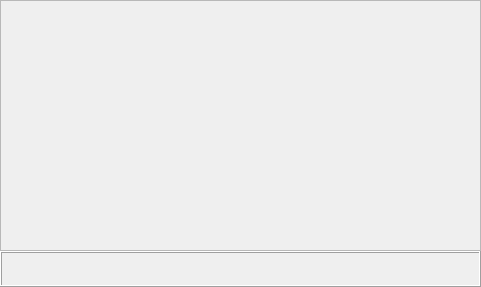
<?xml version="1.0" encoding="UTF-8"?>
<ui version="4.0">
 <class>PreviewDialog</class>
 <widget class="QDialog" name="PreviewDialog">
  <property name="geometry">
   <rect>
    <x>0</x>
    <y>0</y>
    <width>481</width>
    <height>287</height>
   </rect>
  </property>
  <property name="minimumSize">
   <size>
    <width>320</width>
    <height>280</height>
   </size>
  </property>
  <property name="baseSize">
   <size>
    <width>0</width>
    <height>0</height>
   </size>
  </property>
  <property name="windowTitle">
   <string>图片查看器</string>
  </property>
  <property name="autoFillBackground">
   <bool>false</bool>
  </property>
  <property name="sizeGripEnabled">
   <bool>false</bool>
  </property>
  <layout class="QGridLayout" name="gridLayout_2">
   <property name="margin">
    <number>0</number>
   </property>
   <property name="spacing">
    <number>0</number>
   </property>
   <item row="0" column="0">
    <widget class="QScrollArea" name="scrollArea">
     <property name="verticalScrollBarPolicy">
      <enum>Qt::ScrollBarAlwaysOff</enum>
     </property>
     <property name="horizontalScrollBarPolicy">
      <enum>Qt::ScrollBarAlwaysOff</enum>
     </property>
     <property name="widgetResizable">
      <bool>true</bool>
     </property>
     <property name="alignment">
      <set>Qt::AlignCenter</set>
     </property>
     <widget class="QWidget" name="scrollAreaWidgetContents">
      <property name="geometry">
       <rect>
        <x>0</x>
        <y>0</y>
        <width>477</width>
        <height>247</height>
       </rect>
      </property>
      <layout class="QGridLayout" name="gridLayout">
       <property name="margin">
        <number>0</number>
       </property>
       <property name="spacing">
        <number>0</number>
       </property>
       <item row="0" column="0">
        <widget class="QLabel" name="pictureLabel">
         <property name="text">
          <string/>
         </property>
         <property name="alignment">
          <set>Qt::AlignCenter</set>
         </property>
        </widget>
       </item>
      </layout>
     </widget>
    </widget>
   </item>
   <item row="1" column="0">
    <widget class="QFrame" name="pannelFrame">
     <property name="sizePolicy">
      <sizepolicy hsizetype="Preferred" vsizetype="Preferred">
       <horstretch>0</horstretch>
       <verstretch>0</verstretch>
      </sizepolicy>
     </property>
     <property name="minimumSize">
      <size>
       <width>0</width>
       <height>36</height>
      </size>
     </property>
     <property name="maximumSize">
      <size>
       <width>16777215</width>
       <height>36</height>
      </size>
     </property>
     <property name="frameShape">
      <enum>QFrame::Box</enum>
     </property>
     <property name="frameShadow">
      <enum>QFrame::Raised</enum>
     </property>
     <layout class="QHBoxLayout" name="horizontalLayout">
      <property name="spacing">
       <number>0</number>
      </property>
      <property name="margin">
       <number>0</number>
      </property>
      <item>
       <spacer name="horizontalSpacer">
        <property name="orientation">
         <enum>Qt::Horizontal</enum>
        </property>
        <property name="sizeHint" stdset="0">
         <size>
          <width>40</width>
          <height>20</height>
         </size>
        </property>
       </spacer>
      </item>
      <item>
       <widget class="QPushButton" name="zoomInPushButton">
        <property name="sizePolicy">
         <sizepolicy hsizetype="Fixed" vsizetype="Fixed">
          <horstretch>0</horstretch>
          <verstretch>0</verstretch>
         </sizepolicy>
        </property>
        <property name="maximumSize">
         <size>
          <width>32</width>
          <height>32</height>
         </size>
        </property>
        <property name="toolTip">
         <string>放大</string>
        </property>
        <property name="text">
         <string/>
        </property>
        <property name="icon">
         <iconset resource="images.qrc">
          <normaloff>:/images/zoom_in.png</normaloff>:/images/zoom_in.png</iconset>
        </property>
        <property name="iconSize">
         <size>
          <width>32</width>
          <height>32</height>
         </size>
        </property>
        <property name="autoDefault">
         <bool>false</bool>
        </property>
        <property name="flat">
         <bool>true</bool>
        </property>
       </widget>
      </item>
      <item>
       <widget class="QPushButton" name="zoomOutPushButton">
        <property name="sizePolicy">
         <sizepolicy hsizetype="Fixed" vsizetype="Fixed">
          <horstretch>0</horstretch>
          <verstretch>0</verstretch>
         </sizepolicy>
        </property>
        <property name="maximumSize">
         <size>
          <width>32</width>
          <height>32</height>
         </size>
        </property>
        <property name="toolTip">
         <string>缩小</string>
        </property>
        <property name="autoFillBackground">
         <bool>false</bool>
        </property>
        <property name="text">
         <string/>
        </property>
        <property name="icon">
         <iconset resource="images.qrc">
          <normaloff>:/images/zoom_out.png</normaloff>:/images/zoom_out.png</iconset>
        </property>
        <property name="iconSize">
         <size>
          <width>32</width>
          <height>32</height>
         </size>
        </property>
        <property name="autoDefault">
         <bool>false</bool>
        </property>
        <property name="flat">
         <bool>true</bool>
        </property>
       </widget>
      </item>
      <item>
       <widget class="QPushButton" name="zoomResetPushButton">
        <property name="sizePolicy">
         <sizepolicy hsizetype="Fixed" vsizetype="Fixed">
          <horstretch>0</horstretch>
          <verstretch>0</verstretch>
         </sizepolicy>
        </property>
        <property name="maximumSize">
         <size>
          <width>32</width>
          <height>32</height>
         </size>
        </property>
        <property name="toolTip">
         <string>实际大小</string>
        </property>
        <property name="autoFillBackground">
         <bool>false</bool>
        </property>
        <property name="text">
         <string/>
        </property>
        <property name="icon">
         <iconset resource="images.qrc">
          <normaloff>:/images/zoom_reset.png</normaloff>:/images/zoom_reset.png</iconset>
        </property>
        <property name="iconSize">
         <size>
          <width>32</width>
          <height>32</height>
         </size>
        </property>
        <property name="autoDefault">
         <bool>false</bool>
        </property>
        <property name="flat">
         <bool>true</bool>
        </property>
       </widget>
      </item>
      <item>
       <widget class="QPushButton" name="fitWindowPushButton">
        <property name="sizePolicy">
         <sizepolicy hsizetype="Fixed" vsizetype="Fixed">
          <horstretch>0</horstretch>
          <verstretch>0</verstretch>
         </sizepolicy>
        </property>
        <property name="maximumSize">
         <size>
          <width>32</width>
          <height>32</height>
         </size>
        </property>
        <property name="toolTip">
         <string>适应窗口大小</string>
        </property>
        <property name="text">
         <string/>
        </property>
        <property name="icon">
         <iconset resource="images.qrc">
          <normaloff>:/images/fit_size.png</normaloff>:/images/fit_size.png</iconset>
        </property>
        <property name="iconSize">
         <size>
          <width>32</width>
          <height>32</height>
         </size>
        </property>
        <property name="autoDefault">
         <bool>false</bool>
        </property>
        <property name="flat">
         <bool>true</bool>
        </property>
       </widget>
      </item>
      <item>
       <widget class="QPushButton" name="fullScreenPushButton">
        <property name="sizePolicy">
         <sizepolicy hsizetype="Fixed" vsizetype="Fixed">
          <horstretch>0</horstretch>
          <verstretch>0</verstretch>
         </sizepolicy>
        </property>
        <property name="maximumSize">
         <size>
          <width>32</width>
          <height>32</height>
         </size>
        </property>
        <property name="toolTip">
         <string>全屏显示</string>
        </property>
        <property name="text">
         <string/>
        </property>
        <property name="icon">
         <iconset resource="images.qrc">
          <normaloff>:/images/full_screen.png</normaloff>:/images/full_screen.png</iconset>
        </property>
        <property name="iconSize">
         <size>
          <width>32</width>
          <height>32</height>
         </size>
        </property>
        <property name="autoDefault">
         <bool>false</bool>
        </property>
        <property name="flat">
         <bool>true</bool>
        </property>
       </widget>
      </item>
      <item>
       <widget class="QPushButton" name="prevPushButton">
        <property name="sizePolicy">
         <sizepolicy hsizetype="Fixed" vsizetype="Fixed">
          <horstretch>0</horstretch>
          <verstretch>0</verstretch>
         </sizepolicy>
        </property>
        <property name="maximumSize">
         <size>
          <width>32</width>
          <height>32</height>
         </size>
        </property>
        <property name="toolTip">
         <string>上一张</string>
        </property>
        <property name="autoFillBackground">
         <bool>false</bool>
        </property>
        <property name="text">
         <string/>
        </property>
        <property name="icon">
         <iconset resource="images.qrc">
          <normaloff>:/images/previous.png</normaloff>:/images/previous.png</iconset>
        </property>
        <property name="iconSize">
         <size>
          <width>32</width>
          <height>32</height>
         </size>
        </property>
        <property name="autoDefault">
         <bool>false</bool>
        </property>
        <property name="flat">
         <bool>true</bool>
        </property>
       </widget>
      </item>
      <item>
       <widget class="QPushButton" name="nextPushButton">
        <property name="sizePolicy">
         <sizepolicy hsizetype="Fixed" vsizetype="Fixed">
          <horstretch>0</horstretch>
          <verstretch>0</verstretch>
         </sizepolicy>
        </property>
        <property name="maximumSize">
         <size>
          <width>32</width>
          <height>32</height>
         </size>
        </property>
        <property name="toolTip">
         <string>下一张</string>
        </property>
        <property name="autoFillBackground">
         <bool>false</bool>
        </property>
        <property name="text">
         <string/>
        </property>
        <property name="icon">
         <iconset resource="images.qrc">
          <normaloff>:/images/next.png</normaloff>:/images/next.png</iconset>
        </property>
        <property name="iconSize">
         <size>
          <width>32</width>
          <height>32</height>
         </size>
        </property>
        <property name="autoDefault">
         <bool>false</bool>
        </property>
        <property name="flat">
         <bool>true</bool>
        </property>
       </widget>
      </item>
      <item>
       <widget class="QPushButton" name="leftRotationPushButton">
        <property name="sizePolicy">
         <sizepolicy hsizetype="Fixed" vsizetype="Fixed">
          <horstretch>0</horstretch>
          <verstretch>0</verstretch>
         </sizepolicy>
        </property>
        <property name="maximumSize">
         <size>
          <width>32</width>
          <height>32</height>
         </size>
        </property>
        <property name="toolTip">
         <string>向左旋转90°</string>
        </property>
        <property name="text">
         <string/>
        </property>
        <property name="icon">
         <iconset resource="images.qrc">
          <normaloff>:/images/rotate_left.png</normaloff>:/images/rotate_left.png</iconset>
        </property>
        <property name="iconSize">
         <size>
          <width>32</width>
          <height>32</height>
         </size>
        </property>
        <property name="autoDefault">
         <bool>false</bool>
        </property>
        <property name="flat">
         <bool>true</bool>
        </property>
       </widget>
      </item>
      <item>
       <widget class="QPushButton" name="rightRotationPushButton">
        <property name="sizePolicy">
         <sizepolicy hsizetype="Fixed" vsizetype="Fixed">
          <horstretch>0</horstretch>
          <verstretch>0</verstretch>
         </sizepolicy>
        </property>
        <property name="maximumSize">
         <size>
          <width>32</width>
          <height>32</height>
         </size>
        </property>
        <property name="toolTip">
         <string>向右旋转90°</string>
        </property>
        <property name="text">
         <string/>
        </property>
        <property name="icon">
         <iconset resource="images.qrc">
          <normaloff>:/images/rotate_right.png</normaloff>:/images/rotate_right.png</iconset>
        </property>
        <property name="iconSize">
         <size>
          <width>32</width>
          <height>32</height>
         </size>
        </property>
        <property name="autoDefault">
         <bool>false</bool>
        </property>
        <property name="flat">
         <bool>true</bool>
        </property>
       </widget>
      </item>
      <item>
       <widget class="QPushButton" name="mirroredPushButton">
        <property name="sizePolicy">
         <sizepolicy hsizetype="Fixed" vsizetype="Fixed">
          <horstretch>0</horstretch>
          <verstretch>0</verstretch>
         </sizepolicy>
        </property>
        <property name="maximumSize">
         <size>
          <width>32</width>
          <height>32</height>
         </size>
        </property>
        <property name="toolTip">
         <string>镜像翻转</string>
        </property>
        <property name="text">
         <string/>
        </property>
        <property name="icon">
         <iconset resource="images.qrc">
          <normaloff>:/images/mirror.png</normaloff>:/images/mirror.png</iconset>
        </property>
        <property name="iconSize">
         <size>
          <width>32</width>
          <height>32</height>
         </size>
        </property>
        <property name="autoDefault">
         <bool>false</bool>
        </property>
        <property name="flat">
         <bool>true</bool>
        </property>
       </widget>
      </item>
      <item>
       <widget class="QPushButton" name="deletePushButton">
        <property name="sizePolicy">
         <sizepolicy hsizetype="Fixed" vsizetype="Fixed">
          <horstretch>0</horstretch>
          <verstretch>0</verstretch>
         </sizepolicy>
        </property>
        <property name="maximumSize">
         <size>
          <width>32</width>
          <height>32</height>
         </size>
        </property>
        <property name="toolTip">
         <string>从照片库中删除</string>
        </property>
        <property name="text">
         <string/>
        </property>
        <property name="icon">
         <iconset resource="images.qrc">
          <normaloff>:/images/delete.png</normaloff>:/images/delete.png</iconset>
        </property>
        <property name="iconSize">
         <size>
          <width>32</width>
          <height>32</height>
         </size>
        </property>
        <property name="autoDefault">
         <bool>false</bool>
        </property>
        <property name="flat">
         <bool>true</bool>
        </property>
       </widget>
      </item>
      <item>
       <spacer name="horizontalSpacer_2">
        <property name="orientation">
         <enum>Qt::Horizontal</enum>
        </property>
        <property name="sizeHint" stdset="0">
         <size>
          <width>40</width>
          <height>20</height>
         </size>
        </property>
       </spacer>
      </item>
     </layout>
    </widget>
   </item>
  </layout>
 </widget>
 <resources>
  <include location="images.qrc"/>
 </resources>
 <connections/>
</ui>
